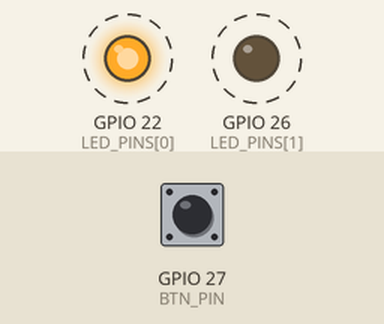
A program run on a simulated Raspberry Pi (BCM pin numbers). Parts: output pins drawn as LEDs (lit = HIGH). Dashed ring = blinking. Inputs (shaded band) come from the test bench; at power-on: GPIO 27 (BTN_PIN) HIGH. The clock reads 2024-03-15 10:24:30 at power-on unless the program sets it.

Above: at 0.5 s.
Timing chart, 0 to 4.6 s (numbered marks = the images above):
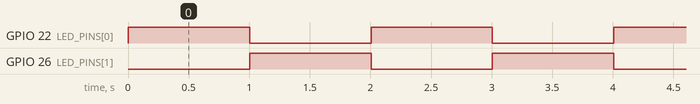

The program:

c.py
```python
import RPi.GPIO as GPIO
import time

LED_PINS = [22, 26]
BTN_PIN = 27
knipperTime = 1000
knipperTimePressed = 1300
lastTime = 0
ledStatus = [GPIO.LOW, GPIO.LOW]

GPIO.setmode(GPIO.BCM)
GPIO.setup(LED_PINS[0], GPIO.OUT)
GPIO.setup(LED_PINS[1], GPIO.OUT)
GPIO.setup(BTN_PIN, GPIO.IN, pull_up_down=GPIO.PUD_UP)

# Geeft de tijd dat de applicatie draait terug in milliseconden
def millis():
    return time.time() * 1000

while True:
    currentTime = millis()
    # Als er niet op de knop geklikt wordt
    if GPIO.input(BTN_PIN) == GPIO.HIGH:
        # Als er 1000 milliseconden gepasseerd is sinds de laatste keer dat de LED geknipperd heeft
        if currentTime - lastTime >= knipperTime:
            lastTime = currentTime
            # Als led 1 al aan stond -> zet hem uit en zet led 2 aan
            if ledStatus[0] == GPIO.HIGH:
                ledStatus[0] = GPIO.LOW
                ledStatus[1] = GPIO.HIGH
            # Als led 1 uit stond -> zet hem aan en zet led 2 uit
            else:
                ledStatus[0] = GPIO.HIGH
                ledStatus[1] = GPIO.LOW
            for i in range(2):
                GPIO.output(LED_PINS[i], ledStatus[i])
    else:
        # Als er een set aantal milliseconden gepasseerd is sinds de laatste keer dat de LED geknipperd heeft
        if currentTime - lastTime >= knipperTimePressed:
            lastTime = currentTime
            # Als led 1 al aan stond -> zet hem uit en zet led 2 aan
            if ledStatus[0] == GPIO.HIGH:
                ledStatus[0] = GPIO.LOW
                ledStatus[1] = GPIO.HIGH

                # Verander de knippertijd naar 700 milliseconden
                knipperTimePressed = 700
            # Als led 1 uit stond -> zet hem aan en zet led 2 uit
            else:
                ledStatus[0] = GPIO.HIGH
                ledStatus[1] = GPIO.LOW

                # Verander de knippertijd naar 1300 milliseconden
                knipperTimePressed = 1300
            for i in range(2):
                GPIO.output(LED_PINS[i], ledStatus[i])
```

Measured:
- by itself, GPIO 22 (LED_PINS[0]), GPIO 26 (LED_PINS[1]): alternates HIGH for 1.0 s and LOW for 1.0 s
